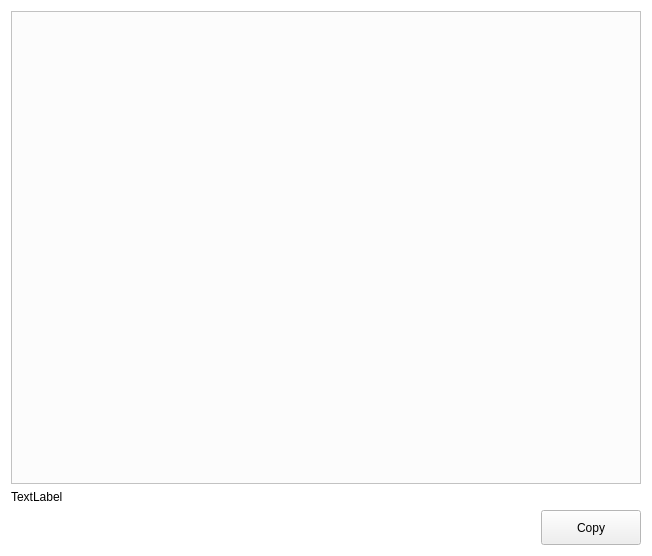
<?xml version="1.0" encoding="UTF-8"?>
<ui version="4.0">
 <class>OCC::ActivityWidget</class>
 <widget class="QWidget" name="OCC::ActivityWidget">
  <property name="geometry">
   <rect>
    <x>0</x>
    <y>0</y>
    <width>652</width>
    <height>556</height>
   </rect>
  </property>
  <property name="palette">
   <palette>
    <active>
     <colorrole role="Base">
      <brush brushstyle="SolidPattern">
       <color alpha="255">
        <red>252</red>
        <green>252</green>
        <blue>252</blue>
       </color>
      </brush>
     </colorrole>
     <colorrole role="Window">
      <brush brushstyle="SolidPattern">
       <color alpha="255">
        <red>255</red>
        <green>255</green>
        <blue>255</blue>
       </color>
      </brush>
     </colorrole>
    </active>
    <inactive>
     <colorrole role="Base">
      <brush brushstyle="SolidPattern">
       <color alpha="255">
        <red>252</red>
        <green>252</green>
        <blue>252</blue>
       </color>
      </brush>
     </colorrole>
     <colorrole role="Window">
      <brush brushstyle="SolidPattern">
       <color alpha="255">
        <red>255</red>
        <green>255</green>
        <blue>255</blue>
       </color>
      </brush>
     </colorrole>
    </inactive>
    <disabled>
     <colorrole role="Base">
      <brush brushstyle="SolidPattern">
       <color alpha="255">
        <red>255</red>
        <green>255</green>
        <blue>255</blue>
       </color>
      </brush>
     </colorrole>
     <colorrole role="Window">
      <brush brushstyle="SolidPattern">
       <color alpha="255">
        <red>255</red>
        <green>255</green>
        <blue>255</blue>
       </color>
      </brush>
     </colorrole>
    </disabled>
   </palette>
  </property>
  <property name="windowTitle">
   <string>Form</string>
  </property>
  <layout class="QVBoxLayout" name="verticalLayout">
   <item>
    <widget class="QListView" name="_activityList">
     <property name="sizePolicy">
      <sizepolicy hsizetype="Expanding" vsizetype="Expanding">
       <horstretch>0</horstretch>
       <verstretch>0</verstretch>
      </sizepolicy>
     </property>
     <property name="palette">
      <palette>
       <active>
        <colorrole role="Base">
         <brush brushstyle="SolidPattern">
          <color alpha="255">
           <red>252</red>
           <green>252</green>
           <blue>252</blue>
          </color>
         </brush>
        </colorrole>
        <colorrole role="Window">
         <brush brushstyle="SolidPattern">
          <color alpha="255">
           <red>252</red>
           <green>252</green>
           <blue>252</blue>
          </color>
         </brush>
        </colorrole>
       </active>
       <inactive>
        <colorrole role="Base">
         <brush brushstyle="SolidPattern">
          <color alpha="255">
           <red>252</red>
           <green>252</green>
           <blue>252</blue>
          </color>
         </brush>
        </colorrole>
        <colorrole role="Window">
         <brush brushstyle="SolidPattern">
          <color alpha="255">
           <red>252</red>
           <green>252</green>
           <blue>252</blue>
          </color>
         </brush>
        </colorrole>
       </inactive>
       <disabled>
        <colorrole role="Base">
         <brush brushstyle="SolidPattern">
          <color alpha="255">
           <red>252</red>
           <green>252</green>
           <blue>252</blue>
          </color>
         </brush>
        </colorrole>
        <colorrole role="Window">
         <brush brushstyle="SolidPattern">
          <color alpha="255">
           <red>252</red>
           <green>252</green>
           <blue>252</blue>
          </color>
         </brush>
        </colorrole>
       </disabled>
      </palette>
     </property>
     <property name="frameShape">
      <enum>QFrame::StyledPanel</enum>
     </property>
     <property name="frameShadow">
      <enum>QFrame::Sunken</enum>
     </property>
     <property name="lineWidth">
      <number>1</number>
     </property>
     <property name="sizeAdjustPolicy">
      <enum>QAbstractScrollArea::AdjustToContents</enum>
     </property>
     <property name="editTriggers">
      <set>QAbstractItemView::NoEditTriggers</set>
     </property>
     <property name="showDropIndicator" stdset="0">
      <bool>false</bool>
     </property>
     <property name="defaultDropAction">
      <enum>Qt::IgnoreAction</enum>
     </property>
     <property name="resizeMode">
      <enum>QListView::Adjust</enum>
     </property>
     <property name="viewMode">
      <enum>QListView::ListMode</enum>
     </property>
     <property name="modelColumn">
      <number>0</number>
     </property>
     <property name="wordWrap">
      <bool>true</bool>
     </property>
    </widget>
   </item>
   <item>
    <widget class="QLabel" name="_bottomLabel">
     <property name="sizePolicy">
      <sizepolicy hsizetype="Preferred" vsizetype="Maximum">
       <horstretch>0</horstretch>
       <verstretch>0</verstretch>
      </sizepolicy>
     </property>
     <property name="text">
      <string>TextLabel</string>
     </property>
     <property name="textFormat">
      <enum>Qt::RichText</enum>
     </property>
    </widget>
   </item>
   <item alignment="Qt::AlignRight">
    <widget class="QPushButton" name="_copyButton">
     <property name="sizePolicy">
      <sizepolicy hsizetype="Fixed" vsizetype="Fixed">
       <horstretch>0</horstretch>
       <verstretch>0</verstretch>
      </sizepolicy>
     </property>
     <property name="minimumSize">
      <size>
       <width>100</width>
       <height>35</height>
      </size>
     </property>
     <property name="styleSheet">
      <string notr="true"/>
     </property>
     <property name="text">
      <string>Copy</string>
     </property>
    </widget>
   </item>
  </layout>
 </widget>
 <tabstops>
  <tabstop>_activityList</tabstop>
 </tabstops>
 <resources/>
 <connections/>
</ui>
